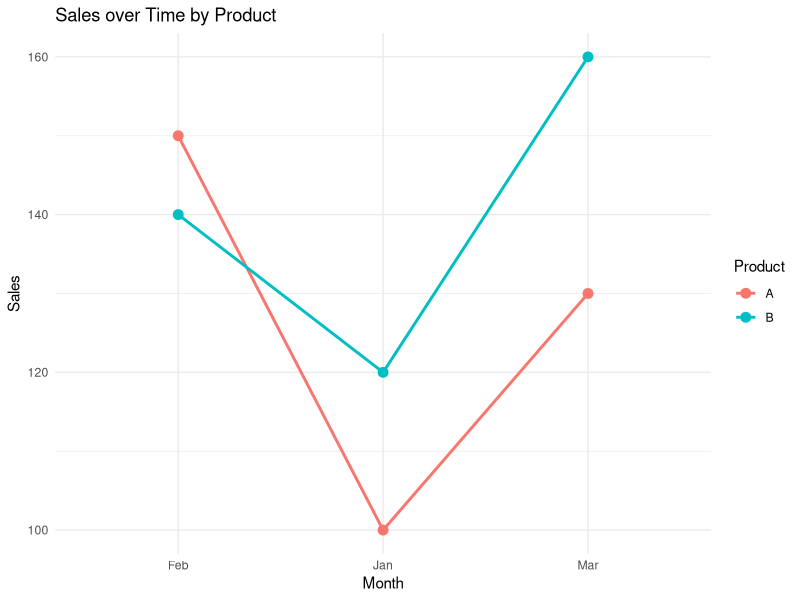

Recreate this plot in R.
library(ggplot2)
sales_time_data <- data.frame(
  Month = c("Jan", "Feb", "Mar", "Jan", "Feb", "Mar"),
  Product = c("A", "A", "A", "B", "B", "B"),
  Sales = c(100, 150, 130, 120, 140, 160)
)

# Plot spaghetti plot
ggplot(sales_time_data, aes(x = Month, y = Sales, group = Product, color = Product)) +
  geom_line(size = 1) +
  geom_point(size = 3) +
  labs(title = "Sales over Time by Product",
       x = "Month",
       y = "Sales") +
  theme_minimal()
